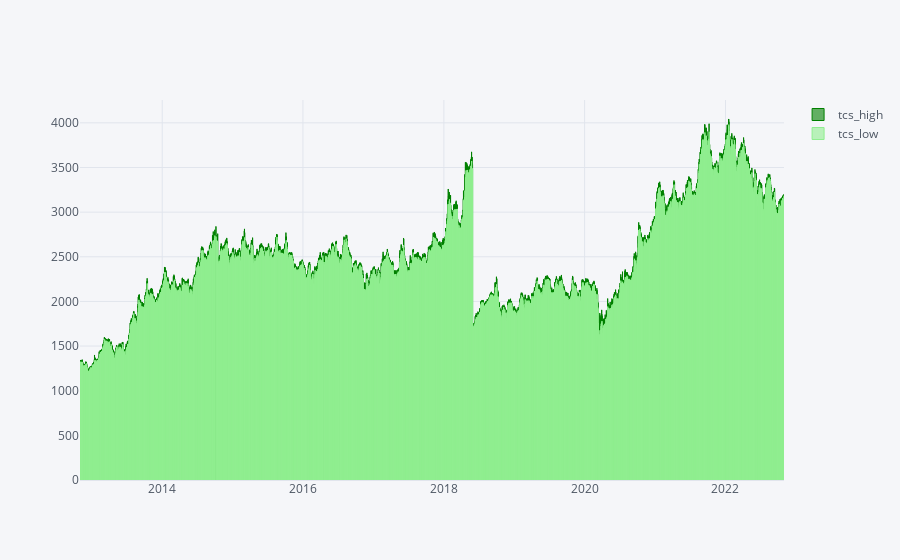

Notebook cell for this chart:
### Markdown cell above
## High vs Low - TCS

### Code cell
plt.style.use("dark_background")
h_l_tcs=pd.DataFrame()
h_l_tcs["tcs_high"]=pd.Series(df.High)
h_l_tcs["tcs_low"]=pd.Series(df.Low)
h_l_tcs["Date"]=df.Date
h_l_tcs=h_l_tcs.set_index(["Date"])
h_l_tcs.iplot(kind="bar",color=["green","lightgreen"])

### Figure 1 — Plotly figure (JSON) as saved in the notebook; plotly's stock layout.template omitted (floating-point values rounded to 4 significant figures; data arrays with more than 128 entries replaced by an {"elided": "..."} marker saying what was removed)
{"data": [{"marker": {"color": "rgba(0, 128, 0, 0.6)", "line": {"color": "rgba(0, 128, 0, 1.0)", "width": 1}}, "name": "tcs_high", "orientation": "v", "text": "", "type": "bar", "x": {"elided": "2473 str values"}, "y": {"elided": "2473 float values"}}, {"marker": {"color": "rgba(144, 238, 144, 0.6)", "line": {"color": "rgba(144, 238, 144, 1.0)", "width": 1}}, "name": "tcs_low", "orientation": "v", "text": "", "type": "bar", "x": {"elided": "2473 str values"}, "y": {"elided": "2473 float values"}}], "layout": {"legend": {"bgcolor": "#F5F6F9", "font": {"color": "#4D5663"}}, "paper_bgcolor": "#F5F6F9", "plot_bgcolor": "#F5F6F9", "title": {"font": {"color": "#4D5663"}}, "xaxis": {"gridcolor": "#E1E5ED", "showgrid": true, "tickfont": {"color": "#4D5663"}, "title": {"font": {"color": "#4D5663"}, "text": ""}, "zerolinecolor": "#E1E5ED"}, "yaxis": {"gridcolor": "#E1E5ED", "showgrid": true, "tickfont": {"color": "#4D5663"}, "title": {"font": {"color": "#4D5663"}, "text": ""}, "zerolinecolor": "#E1E5ED"}}}
